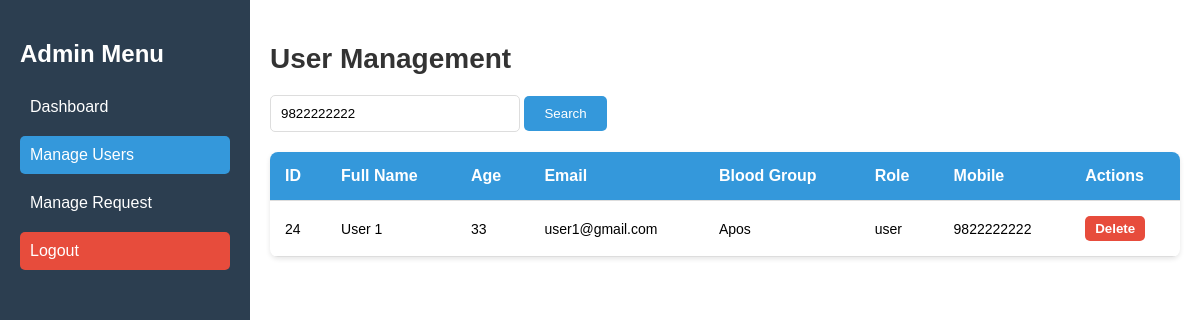
/admin/manage_user.php?mobile=9822222222 (signed in), run on an earlier commit of the app's database.
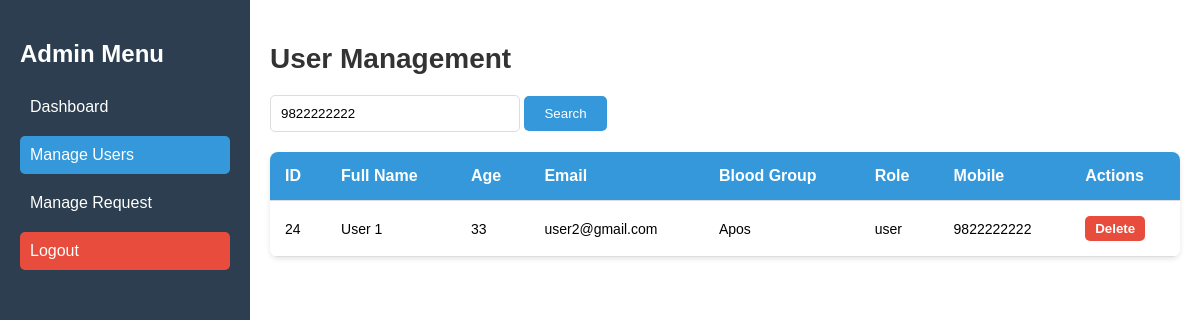
And on a later commit of the database.
### tables this page shows
CREATE TABLE `users` (
  `id` int NOT NULL,
  `password` varchar(100) NOT NULL,
  `fullname` varchar(100) NOT NULL,
  `age` int NOT NULL,
  `sex` varchar(10) DEFAULT NULL,
  `blood_type` enum('Apos','Aneg','Bpos','Bneg','Opos','Oneg','ABpos','ABneg') DEFAULT NULL,
  `mobile` varchar(100) NOT NULL,
  `email` varchar(100) NOT NULL,
  `weight` int DEFAULT NULL,
  `state` varchar(100) NOT NULL,
  `latitude` double(9,6) DEFAULT NULL,
  `longitude` double(9,6) DEFAULT NULL,
  `role` varchar(50) DEFAULT NULL,
  `reset_token` varchar(255) DEFAULT NULL,
  `reset_token_expiry` datetime DEFAULT NULL,
  `otp` varchar(6) DEFAULT NULL,
  `otp_expiry` datetime DEFAULT NULL
);

### includes/UserManager.php (called while the page is built, shortened)
<?php
class UserManager {
    private $con;
    public function __construct($con) {
        $this->con = $con;
    }
    public function searchUsersByMobile($mobile) {
        $query = "SELECT * FROM users WHERE mobile LIKE ?";
        $stmt = $this->con->prepare($query);
        $searchTerm = '%' . $mobile . '%';
        $stmt->bind_param('s', $searchTerm);
        $stmt->execute();
        return $stmt->get_result();
    }
}
?>

### admin/manage_user.php (the view, shortened to what this page needs)
<?php
require '../includes/UserManager.php';
$db = new Database();
$con = $db->getConnection();
$userManager = new UserManager($con);
$mobile = isset($_GET['mobile']) ? $_GET['mobile'] : '';
if (!empty($mobile)) {
    $users_result = $userManager->searchUsersByMobile($mobile);
} else {
    $users_result = $userManager->getUsers();
}
?>
<!DOCTYPE html>
<html>
<head>
    <link rel="stylesheet" type="text/css" href="../css/style.css">
</head>
<body>
    <div class="dashboard">
        <div class="side-menu">
            <h2>Admin Menu</h2>
            <a href="admin_dashboard.php">Dashboard</a>
            <a href="manage_user.php" class="active">Manage Users</a>
            <a href="manage_request.php" >Manage Request</a>
            <a href="../logout.php" class="logout-btn">Logout</a>
        </div>
        <div class="dashboard-content">
            <h2>User Management</h2>
            <form method="GET" action="manage_user.php">
                <input type="text" name="mobile" placeholder="Search by Mobile Number" value="<?php echo isset($_GET['mobile']) ? htmlspecialchars($_GET['mobile']) : ''; ?>">
                <button type="submit">Search</button>
            </form>
            <table>
                <thead>
                    <tr>
                        <th>ID</th>
                        <th>Full Name</th>
                        <th>Age</th>
                        <th>Email</th>
                        <th>Blood Group</th>
                        <th>Role</th>
                        <th>Mobile</th>
                        <th>Actions</th>
                    </tr>
                </thead>
                <tbody>
                    <?php while ($user = $users_result->fetch_assoc()): ?>
                        <tr>
                            <td><?php echo htmlspecialchars($user['id']); ?></td>
                            <td><?php echo htmlspecialchars($user['fullname']); ?></td>
                            <td><?php echo htmlspecialchars($user['age']); ?></td>
                            <td><?php echo htmlspecialchars($user['email']); ?></td>
                            <td><?php echo htmlspecialchars($user['blood_type']); ?></td>
                            <td><?php echo htmlspecialchars($user['role']); ?></td>
                            <td><?php echo htmlspecialchars($user['mobile']); ?></td>
                            <td class="actions">
                                <form action="manage_user.php" method="post" style="display:inline;">
                                    <button type="submit" name="delete" class="delete-btn" onclick="confirmDeletion(event)">Delete</button>
                                </form>
                            </td>
                        </tr>
                    <?php endwhile; ?>
                </tbody>
            </table>
        </div>
    </div>
</body>
</html>

What changed in the data, as far as the page shows it:
changed users "User 1": email "user1@gmail.com" → "user2@gmail.com"
